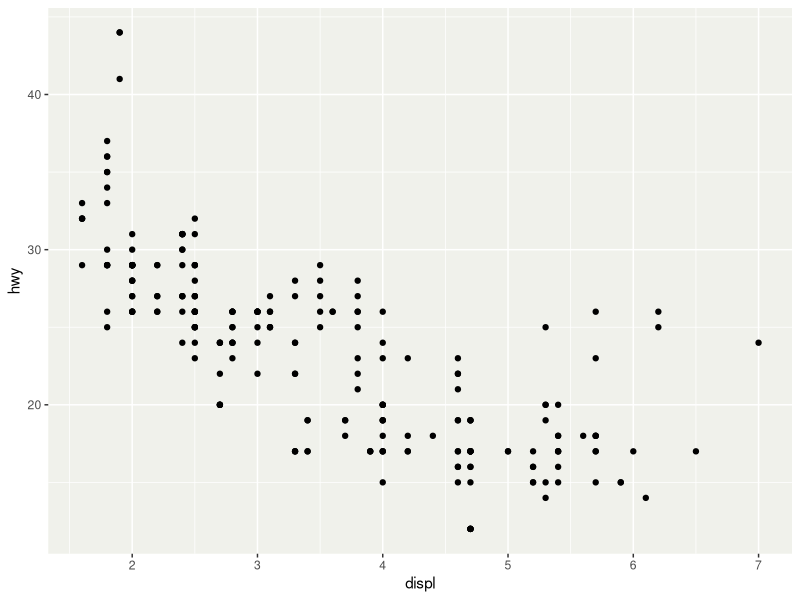

Generate this figure with R: (Note: this script raises an error after producing the figure.)
## ---- chunk 1
#| include: false
library(ggplot2)
# Harmonise the default gray theme's panel with the slide background.
theme_set(
  theme_gray() +
    theme(
      panel.background = element_rect(colour = NA, fill = "#F0F1EB")
    )
)
## ---- chunk 2
bland_plot <- ggplot(mpg, aes(displ, hwy)) +
  geom_point()

my_theme <- function(...) {
  theme_gray() + theme(geom = element_geom(ink = "red"))
}

bland_plot + my_theme()
## ---- chunk 3
scale_x_asinh <- function(...) {
  scale_x_continuous(transform = scales::transform_asinh())
}

bland_plot + scale_x_asinh()
## ---- chunk 4
#| collapse: true
#| output-location: default
#| error: true
# Creating modifiable copy of Stat
StatGood <- ggproto(NULL, Stat)

# Changing a field
StatGood <- ggproto(NULL, Stat, required_aes = "x")
Stat$required_aes

# This does NOT copy Stat
StatBad <- Stat

# Modify-in-place shenanigans
StatBad$required_aes <- "x"
Stat$required_aes

# Never circularly define a ggproto object
# Stat <- ggproto(NULL, Stat)
## ---- chunk 5
#| collapse: true
#| output-location: default
Stat$aesthetics

StatDensity$aesthetics()
## ---- chunk 6
#| collapse: true
#| output-location: default
AddNumber <- ggproto(
  "AddNumber",
  state = 0,
  add = function(self, number) {
    # We read and write the 'state' field
    # Do not do this!
    self$state <- self$state + number
    self$state
  }
)
AddNumber$add(10)
AddNumber$add(5)
## ---- chunk 7
#| output-location: default
residual_lines <- function(data, formula = y ~ x, ...) {
  model <- lm(formula, data = data)
  # Create computed variables
  data$fitted <- predict(model)
  data$residual <- residuals(model)
  data
}
## ---- chunk 8
p <- ggplot(mtcars, aes(disp, mpg)) +
  geom_smooth(
    method = "lm", 
    formula = y ~ x
  ) +
  geom_point()

new_data <- mtcars |>
  # Provide assumed `x` and `y` variables
  dplyr::mutate(x = disp, y = mpg) |>
  residual_lines()

p + geom_segment(
  data = new_data,
  aes(yend = fitted)
)
## ---- chunk 9
#| error: true
StatResidual <- ggproto(
  "StatResidual", # class name
  Stat,           # parent
  compute_group = residual_lines
)

p + geom_segment(stat = StatResidual)
## ---- chunk 10
#| code-line-numbers: "8"
StatResidual <- ggproto(
  "StatResidual", # class name
  Stat,           # parent
  compute_group = residual_lines
)

p + geom_segment(
  aes(yend = after_stat(fitted)), 
  stat = StatResidual
)
## ---- chunk 11
#| code-line-numbers: 5-7
StatResidual <- ggproto(
  "StatResidual",
  Stat,
  compute_group = residual_lines,
  default_aes = aes(
    yend = after_stat(fitted)
  )
)

p + geom_segment(stat = StatResidual)
## ---- chunk 12
#| code-line-numbers: 8-14
StatResidual <- ggproto(
  "StatResidual",
  Stat,
  compute_group = residual_lines,
  default_aes = aes(
    yend = after_stat(fitted)
  ),
  # As mentioned before, the compute 
  # function assumes the presence 
  # of `x` and `y` variables
  required_aes = c("x", "y"),
  # This example doesn't have 
  # optional aesthetics
  optional_aes = character() 
)

p + geom_segment(stat = StatResidual)
## ---- chunk 13
p + geom_segment(stat = StatResidual) +
  aes(colour = factor(cyl))
## ---- chunk 14
stat_residual <- function(
  mapping = NULL,        # <1>
  data = NULL,           # <1>
  geom = "segment",      # <1>
  position = "identity", # <1>
  ...,
  formula = y ~ x,       # <2>
  na.rm = FALSE,         # <3>
  show.legend = NA,      # <3>
  inherit.aes = TRUE     # <3>
) {
  layer(
    mapping = mapping,         # <4>
    data = data,               # <4>
    geom = geom,               # <4>
    stat = StatResidual,       # <7>
    position = position,       # <4>
    show.legend = show.legend, # <4>
    inherit.aes = inherit.aes, # <4>
    params = rlang::list2(     # <5>
      na.rm = na.rm,           # <6>
      formula = formula,       # <6>
      ...                      # <6>
    )
  )
}

p + stat_residual()
## ---- chunk 15
#| collapse: true
stat_residual <- make_constructor(StatResidual, geom = "segment")
print(stat_residual)

p + stat_residual()
## ---- chunk 16
#| output-location: default
#| collapse: true
StatContour$setup_params
## ---- chunk 17
#| output-location: default
#| collapse: true
StatBoxplot$setup_data
